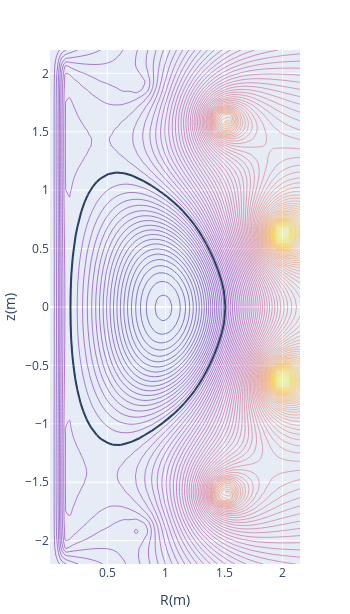

The cell this chart's notebook holds for it:
### Code cell
spl.contour(pr['psizr'], pr['rleft'], pr['zmin'], pr['dr'], pr['dz'], pr['shbbbs'])

### Figure 1 — Plotly figure (JSON) as saved in the notebook; plotly's stock layout.template omitted (floating-point values rounded to 4 significant figures; data arrays with more than 128 entries replaced by an {"elided": "..."} marker saying what was removed)
{"data": [{"contours": {"coloring": "lines"}, "dx": 0.03344, "dy": 0.06875, "ncontours": 100, "showscale": false, "type": "contour", "x0": 0.01, "y0": -2.2, "z": {"elided": "65x65 float values"}}], "layout": {"height": 614.0, "margin": {"autoexpand": false, "b": 50, "l": 50, "r": 50, "t": 50}, "shapes": [{"type": "line", "x0": 0.1851, "x1": 0.1869, "y0": 0, "y1": 0.1375}, {"type": "line", "x0": 0.1869, "x1": 0.1923, "y0": 0.1375, "y1": 0.275}, {"type": "line", "x0": 0.1923, "x1": 0.2031, "y0": 0.275, "y1": 0.4125}, {"type": "line", "x0": 0.2031, "x1": 0.2114, "y0": 0.4125, "y1": 0.4813}, {"type": "line", "x0": 0.2114, "x1": 0.2306, "y0": 0.4813, "y1": 0.6188}, {"type": "line", "x0": 0.2306, "x1": 0.2448, "y0": 0.6188, "y1": 0.6875}, {"type": "line", "x0": 0.2448, "x1": 0.2775, "y0": 0.6875, "y1": 0.8156}, {"type": "line", "x0": 0.2775, "x1": 0.3039, "y0": 0.8156, "y1": 0.8938}, {"type": "line", "x0": 0.3039, "x1": 0.3348, "y0": 0.8938, "y1": 0.9625}, {"type": "line", "x0": 0.3348, "x1": 0.3768, "y0": 0.9625, "y1": 1.031}, {"type": "line", "x0": 0.3768, "x1": 0.4113, "y0": 1.031, "y1": 1.073}, {"type": "line", "x0": 0.4113, "x1": 0.4447, "y0": 1.073, "y1": 1.102}, {"type": "line", "x0": 0.4447, "x1": 0.5116, "y0": 1.102, "y1": 1.139}, {"type": "line", "x0": 0.5116, "x1": 0.5784, "y0": 1.139, "y1": 1.15}, {"type": "line", "x0": 0.5784, "x1": 0.6453, "y0": 1.15, "y1": 1.145}, {"type": "line", "x0": 0.6453, "x1": 0.7122, "y0": 1.145, "y1": 1.125}, {"type": "line", "x0": 0.7122, "x1": 0.7659, "y0": 1.125, "y1": 1.1}, {"type": "line", "x0": 0.7659, "x1": 0.8125, "y0": 1.1, "y1": 1.078}, {"type": "line", "x0": 0.8125, "x1": 0.8794, "y0": 1.078, "y1": 1.038}, {"type": "line", "x0": 0.8794, "x1": 0.9128, "y0": 1.038, "y1": 1.017}, {"type": "line", "x0": 0.9128, "x1": 0.9797, "y0": 1.017, "y1": 0.9692}, {"type": "line", "x0": 0.9797, "x1": 1.013, "y0": 0.9692, "y1": 0.9437}, {"type": "line", "x0": 1.013, "x1": 1.072, "y0": 0.9437, "y1": 0.8938}, {"type": "line", "x0": 1.072, "x1": 1.113, "y0": 0.8938, "y1": 0.8562}, {"type": "line", "x0": 1.113, "x1": 1.147, "y0": 0.8562, "y1": 0.8218}, {"type": "line", "x0": 1.147, "x1": 1.205, "y0": 0.8218, "y1": 0.7562}, {"type": "line", "x0": 1.205, "x1": 1.247, "y0": 0.7562, "y1": 0.7023}, {"type": "line", "x0": 1.247, "x1": 1.281, "y0": 0.7023, "y1": 0.6539}, {"type": "line", "x0": 1.281, "x1": 1.314, "y0": 0.6539, "y1": 0.6001}, {"type": "line", "x0": 1.314, "x1": 1.347, "y0": 0.6001, "y1": 0.5405}, {"type": "line", "x0": 1.347, "x1": 1.381, "y0": 0.5405, "y1": 0.4749}, {"type": "line", "x0": 1.381, "x1": 1.414, "y0": 0.4749, "y1": 0.4017}, {"type": "line", "x0": 1.414, "x1": 1.448, "y0": 0.4017, "y1": 0.3174}, {"type": "line", "x0": 1.448, "x1": 1.481, "y0": 0.3174, "y1": 0.213}, {"type": "line", "x0": 1.481, "x1": 1.499, "y0": 0.213, "y1": 0.1375}, {"type": "line", "x0": 1.499, "x1": 1.511, "y0": 0.1375, "y1": 0}, {"type": "line", "x0": 1.511, "x1": 1.5, "y0": 0, "y1": -0.1375}, {"type": "line", "x0": 1.5, "x1": 1.481, "y0": -0.1375, "y1": -0.2198}, {"type": "line", "x0": 1.481, "x1": 1.448, "y0": -0.2198, "y1": -0.3262}, {"type": "line", "x0": 1.448, "x1": 1.414, "y0": -0.3262, "y1": -0.412}, {"type": "line", "x0": 1.414, "x1": 1.383, "y0": -0.412, "y1": -0.4813}, {"type": "line", "x0": 1.383, "x1": 1.349, "y0": -0.4813, "y1": -0.55}, {"type": "line", "x0": 1.349, "x1": 1.314, "y0": -0.55, "y1": -0.6132}, {"type": "line", "x0": 1.314, "x1": 1.281, "y0": -0.6132, "y1": -0.6679}, {"type": "line", "x0": 1.281, "x1": 1.247, "y0": -0.6679, "y1": -0.7173}, {"type": "line", "x0": 1.247, "x1": 1.214, "y0": -0.7173, "y1": -0.7614}, {"type": "line", "x0": 1.214, "x1": 1.159, "y0": -0.7614, "y1": -0.825}, {"type": "line", "x0": 1.159, "x1": 1.113, "y0": -0.825, "y1": -0.8735}, {"type": "line", "x0": 1.113, "x1": 1.08, "y0": -0.8735, "y1": -0.9051}, {"type": "line", "x0": 1.08, "x1": 1.013, "y0": -0.9051, "y1": -0.9619}, {"type": "line", "x0": 1.013, "x1": 0.9797, "y0": -0.9619, "y1": -0.9895}, {"type": "line", "x0": 0.9797, "x1": 0.9211, "y0": -0.9895, "y1": -1.031}, {"type": "line", "x0": 0.9211, "x1": 0.8794, "y0": -1.031, "y1": -1.061}, {"type": "line", "x0": 0.8794, "x1": 0.8146, "y0": -1.061, "y1": -1.1}, {"type": "line", "x0": 0.8146, "x1": 0.7791, "y0": -1.1, "y1": -1.121}, {"type": "line", "x0": 0.7791, "x1": 0.7122, "y0": -1.121, "y1": -1.152}, {"type": "line", "x0": 0.7122, "x1": 0.66, "y0": -1.152, "y1": -1.169}, {"type": "line", "x0": 0.66, "x1": 0.6119, "y0": -1.169, "y1": -1.181}, {"type": "line", "x0": 0.6119, "x1": 0.545, "y0": -1.181, "y1": -1.178}, {"type": "line", "x0": 0.545, "x1": 0.5116, "y0": -1.178, "y1": -1.167}, {"type": "line", "x0": 0.5116, "x1": 0.4447, "y0": -1.167, "y1": -1.129}, {"type": "line", "x0": 0.4447, "x1": 0.4113, "y0": -1.129, "y1": -1.096}, {"type": "line", "x0": 0.4113, "x1": 0.3609, "y0": -1.096, "y1": -1.031}, {"type": "line", "x0": 0.3609, "x1": 0.3238, "y0": -1.031, "y1": -0.9625}, {"type": "line", "x0": 0.3238, "x1": 0.2952, "y0": -0.9625, "y1": -0.8938}, {"type": "line", "x0": 0.2952, "x1": 0.2725, "y0": -0.8938, "y1": -0.825}, {"type": "line", "x0": 0.2725, "x1": 0.2441, "y0": -0.825, "y1": -0.7096}, {"type": "line", "x0": 0.2441, "x1": 0.2267, "y0": -0.7096, "y1": -0.6188}, {"type": "line", "x0": 0.2267, "x1": 0.2106, "y0": -0.6188, "y1": -0.5}, {"type": "line", "x0": 0.2106, "x1": 0.201, "y0": -0.5, "y1": -0.4125}, {"type": "line", "x0": 0.201, "x1": 0.1912, "y0": -0.4125, "y1": -0.275}, {"type": "line", "x0": 0.1912, "x1": 0.1865, "y0": -0.275, "y1": -0.1375}, {"type": "line", "x0": 0.1865, "x1": 0.1851, "y0": -0.1375, "y1": 0}], "width": 350, "xaxis": {"title": {"text": "R(m)"}}, "yaxis": {"scaleanchor": "x", "title": {"text": "z(m)"}}}}
